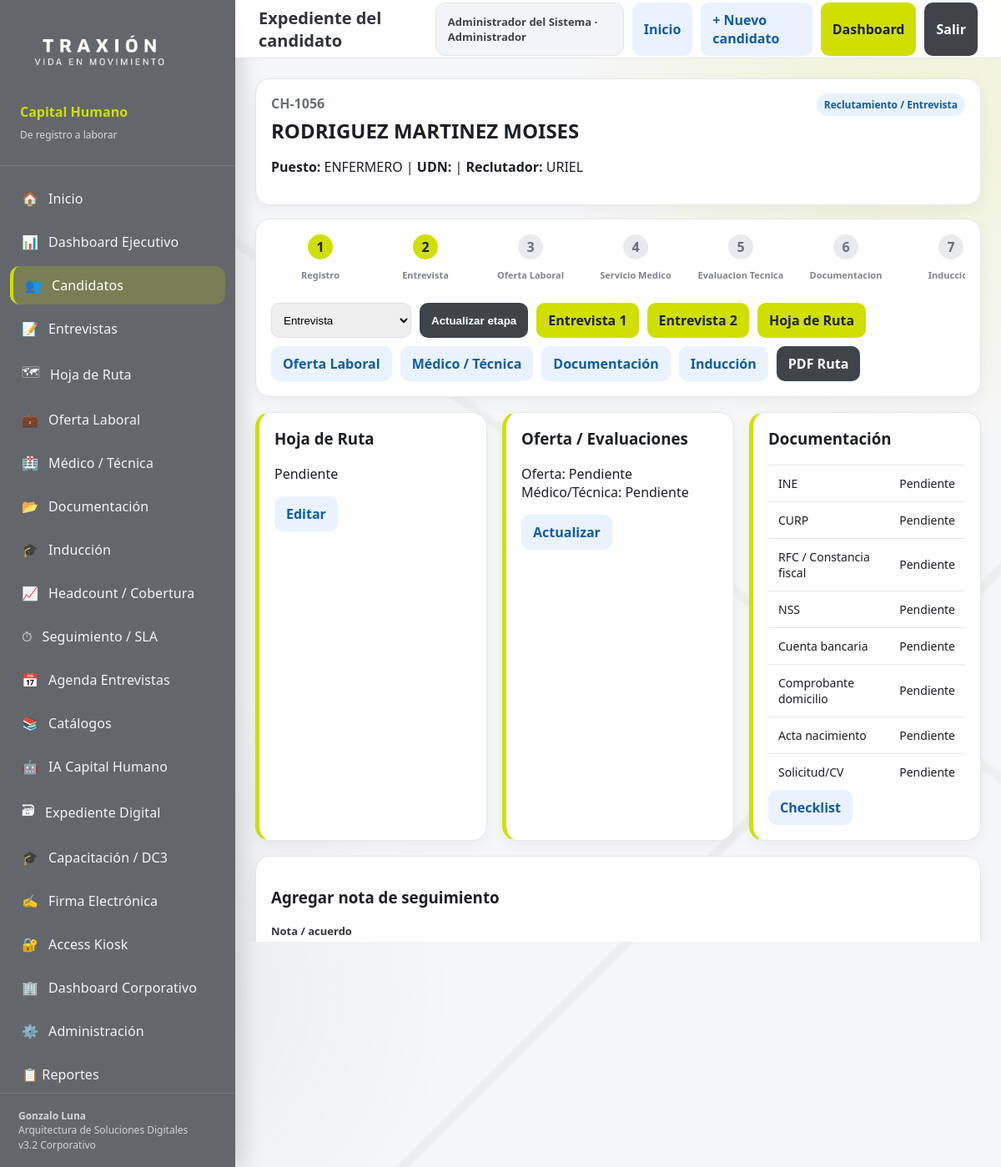
Screenshot of /candidatos/56 (signed in) with the database file from the repository.
### tables this page shows
CREATE TABLE candidatos(
            id INTEGER PRIMARY KEY AUTOINCREMENT,
            folio TEXT UNIQUE,
            nombre TEXT NOT NULL,
            telefono TEXT,
            email TEXT,
            region TEXT,
            localidad TEXT,
            udn TEXT,
            puesto TEXT,
            reclutador TEXT,
            etapa TEXT DEFAULT 'Registro',
            estatus_macro TEXT DEFAULT 'Reclutamiento',
            fecha_entrevista TEXT,
            fecha_registro TEXT,
            fecha_actualizacion TEXT,
            motivo_rechazo TEXT,
            comentarios TEXT
        );

CREATE TABLE documentacion(
            id INTEGER PRIMARY KEY AUTOINCREMENT,
            candidato_id INTEGER,
            documento TEXT, estado TEXT DEFAULT 'Pendiente', archivo TEXT, updated_at TEXT
        );

### app.py (the view, shortened to what this page needs)
@app.route("/candidatos/<int:candidato_id>", methods=["GET", "POST"])
def candidato_detalle(candidato_id):
    cand = query("SELECT * FROM candidatos WHERE id=?", (candidato_id,), one=True)
    if not cand: flash("Candidato no encontrado.", "error"); return redirect(url_for("candidatos"))
    docs = query("SELECT * FROM documentacion WHERE candidato_id=? ORDER BY id", (candidato_id,))
    ruta = query("SELECT * FROM hoja_ruta WHERE candidato_id=?", (candidato_id,), one=True)
    evals = query("SELECT * FROM evaluaciones WHERE candidato_id=?", (candidato_id,), one=True)
    oferta = query("SELECT * FROM oferta_laboral WHERE candidato_id=?", (candidato_id,), one=True)
    actividad = query("SELECT * FROM actividad WHERE candidato_id=? ORDER BY id DESC LIMIT 10", (candidato_id,))
    return render_template("candidato_detalle.html", c=cand, etapas=ETAPAS, docs=docs, ruta=ruta, evals=evals, oferta=oferta, actividad=actividad)

### app.py (called while the page is built)
def get_conn():
    conn = sqlite3.connect(DB_PATH)
    conn.row_factory = sqlite3.Row
    return conn

def query(sql, params=(), one=False):
    with get_conn() as conn:
        cur = conn.cursor(); cur.execute(sql, params); rows = cur.fetchall()
        return (rows[0] if rows else None) if one else rows

def is_logged_in():
    return bool(session.get("user_id"))

def current_user():
    if not session.get("user_id"):
        return None
    return {
        "id": session.get("user_id"),
        "nombre": session.get("nombre", ""),
        "usuario": session.get("usuario", ""),
        "rol": session.get("rol", "Consulta"),
        "udn_permitidas": session.get("udn_permitidas", "TODAS"),
    }

@app.context_processor
def inject_user():
    return {"current_user": current_user()}

@app.before_request
def require_login_global():
    endpoint = request.endpoint or ""
    if endpoint in PUBLIC_ENDPOINTS or endpoint.startswith("static"):
        return None
    if not is_logged_in():
        return redirect(url_for("login", next=request.path))
    return None

### templates/candidato_detalle.html (shortened to what this page needs)
{% extends 'base.html' %}
{% set active='candidatos' %}
{% set page_title='Expediente del candidato' %}
{% block content %}
<div class="card candidate-head">
  <div>
    <div style="color:#68707b;font-weight:700">{{ c.folio }}</div>
    <h2 style="margin:5px 0;font-weight:600">{{ c.nombre }}</h2>
    <p><b>Puesto:</b> {{ c.puesto }} | <b>UDN:</b> {{ c.udn }} | <b>Reclutador:</b> {{ c.reclutador }}</p>
  </div>
  <div><span class="tag {{ c.estatus_macro|lower }}">{{ c.estatus_macro }} / {{ c.etapa }}</span></div>
</div>
<div class="card" style="margin-top:16px">
  <div class="timeline">
    {% for e in etapas %}<div class="timeline-step {{ 'done' if etapas.index(e) <= etapas.index(c.etapa) else '' }}"><span>{{ loop.index }}</span><small>{{ e }}</small></div>{% endfor %}
  </div>
  <form method="post" style="display:flex;gap:10px;margin-top:18px;flex-wrap:wrap"><select name="etapa" style="padding:10px;border-radius:10px;border:1px solid #d9dee7">{% for e in etapas %}<option {% if e==c.etapa %}selected{% endif %}>{{ e }}</option>{% endfor %}</select><button class="btn dark">Actualizar etapa</button><a class="btn primary" href="{{ url_for('entrevista', candidato_id=c.id) }}">Entrevista 1</a><a class="btn primary" href="{{ url_for('entrevista', candidato_id=c.id, tipo='Entrevista 2') }}">Entrevista 2</a><a class="btn primary" href="{{ url_for('hoja_ruta', candidato_id=c.id) }}">Hoja de Ruta</a><a class="btn blue" href="{{ url_for('oferta_laboral', candidato_id=c.id) }}">Oferta Laboral</a><a class="btn blue" href="{{ url_for('evaluacion', candidato_id=c.id) }}">Médico / Técnica</a><a class="btn blue" href="{{ url_for('documentacion', candidato_id=c.id) }}">Documentación</a><a class="btn blue" href="{{ url_for('induccion', candidato_id=c.id) }}">Inducción</a><a class="btn dark" href="{{ url_for('hoja_ruta_pdf', candidato_id=c.id) }}">PDF Ruta</a></form>
</div>
<div class="grid grid-3" style="margin-top:18px">
  <div class="card stage"><h3>Hoja de Ruta</h3><p>{{ 'Capturada' if ruta else 'Pendiente' }}</p><a class="btn blue" href="{{ url_for('hoja_ruta', candidato_id=c.id) }}">Editar</a></div>
  <div class="card stage"><h3>Oferta / Evaluaciones</h3><p>Oferta: {{ 'Capturada' if oferta else 'Pendiente' }}<br>Médico/Técnica: {{ 'Capturada' if evals else 'Pendiente' }}</p><a class="btn blue" href="{{ url_for('evaluacion', candidato_id=c.id) }}">Actualizar</a></div>
  <div class="card stage"><h3>Documentación</h3><table><tbody>{% for d in docs %}<tr><td>{{ d.documento }}</td><td>{{ d.estado }}</td></tr>{% endfor %}</tbody></table><a class="btn blue" href="{{ url_for('documentacion', candidato_id=c.id) }}">Checklist</a></div>
</div>
<div class="card" style="margin-top:18px">
  <h3 style="font-weight:600">Agregar nota de seguimiento</h3>
  <form method="post" action="{{ url_for('agregar_nota', candidato_id=c.id) }}" style="display:grid;grid-template-columns:1fr 180px 120px;gap:10px;align-items:end">
    <div class="field"><label>Nota / acuerdo</label><textarea name="nota" rows="2" placeholder="Ej. Se contactó al candidato, pendiente documento RFC..."></textarea></div>
    <div class="field"><label>Usuario</label><input name="usuario" value="RH"></div>
    <button class="btn primary">Guardar nota</button>
  </form>
</div>
<div class="card" style="margin-top:18px"><h3 style="font-weight:600"></h3><table><thead><tr><th></th><th></th><th></th><th></th></tr></thead></table></div>
{% endblock %}

### static/css/app.css (style rules this page uses)
:root { --lime:#D0DF00; --lime-2:#E3E935; --olive:#B5BD00; --gray-10:#63666A; --gray-7:#97999B; --gray-2:#D0D0CE; --ink:#1B1F24; --paper:#FFFFFF; --bg:#F6F7F8; --line:#E4E7EB; --red:#ED1C24; --amber:#FFB000; --green:#78BE20; }
* { box-sizing:border-box }
body { margin:0; font-family:"Segoe UI",Arial,sans-serif; background:var(--bg); color:var(--ink); font-weight:400; }
body:before { content:""; position:fixed;inset:0;pointer-events:none;z-index:-1; background: linear-gradient(135deg,transparent 0 72%,rgba(99,102,106,.06) 72.2% 72.6%,transparent 72.8%), linear-gradient(35deg,transparent 0 58%,rgba(151,153,155,.07) 58.1% 58.5%,transparent 58.8%), radial-gradient(circle at 90% 10%,rgba(208,223,0,.14),transparent 24%), radial-gradient(circle at 14% 85%,rgba(99,102,106,.08),transparent 25%); }
.btn { display:inline-flex;align-items:center;justify-content:center;gap:8px;border:0;background:#EEF1F4;color:#17202a;padding:10px 14px;border-radius:10px;font-weight:600;text-decoration:none;cursor:pointer }
.btn.primary { background:var(--lime);color:#1E2229 }
.btn.dark { background:#63666A;color:white }
.btn.blue { background:#EAF2FF;color:#0B5CAD }
.card { background:white;border:1px solid var(--line);border-radius:18px;padding:18px;box-shadow:0 6px 18px rgba(23,32,42,.05) }
.grid { display:grid;gap:18px }
.grid-3 { grid-template-columns:repeat(3,1fr) }
table { width:100%;border-collapse:collapse;background:white }
th { background:#F1F3F6;text-align:left;font-size:12px;text-transform:uppercase;color:#525B66;padding:12px;font-weight:600 }
td { border-top:1px solid var(--line);padding:12px;font-size:14px }
.tag { padding:5px 9px;border-radius:999px;font-size:12px;font-weight:600 }
.tag.reclutamiento { background:#E8F2FF;color:#0B5CAD }
.field label { display:block;font-weight:600;color:#343741;margin-bottom:6px;font-size:13px }
.field input,.field select,.field textarea { width:100%;border:1px solid #D9DEE7;border-radius:10px;padding:11px;background:white;font-family:inherit }
.stage { border-left:5px solid var(--lime) }
.candidate-head { display:flex;justify-content:space-between;gap:12px;align-items:flex-start }
.timeline { display:flex;gap:8px;overflow:auto;padding-bottom:6px }
.timeline-step { min-width:118px;text-align:center;color:#7C858F }
.timeline-step span { display:grid;place-items:center;width:30px;height:30px;border-radius:50%;margin:0 auto 6px;background:#E8EAED;color:#69717C;font-weight:700 }
.timeline-step.done span { background:var(--lime);color:#1D2228 }
.timeline-step small { font-size:11px;font-weight:600 }
.stage h3 { font-weight:600;margin-top:0 }
.btn.dark { background:#3f444b;color:#fff }

### rows the page displays
candidatos: folio "CH-1056", nombre "RODRIGUEZ MARTINEZ MOISES", puesto "ENFERMERO", reclutador "URIEL", estatus_macro "Reclutamiento", etapa "Entrevista"
documentacion: documento "INE", estado "Pendiente"
documentacion: documento "CURP", estado "Pendiente"
documentacion: documento "RFC / Constancia fiscal", estado "Pendiente"
documentacion: documento "NSS", estado "Pendiente"
documentacion: documento "Cuenta bancaria", estado "Pendiente"
documentacion: documento "Comprobante domicilio", estado "Pendiente"
documentacion: documento "Acta nacimiento", estado "Pendiente"
documentacion: documento "Solicitud/CV", estado "Pendiente"

### other values shown
{{ ico }} "🏠" "📊" "👥" "📝" "🗺" "💼" "🏥" "📂" "🎓" "📈" "⏱" "📅" "📚" "🤖" "🗃" "🎓" "✍️" "🔐" "🏢" "⚙️"
{{ txt }} "Inicio" "Dashboard Ejecutivo" "Candidatos" "Entrevistas" "Hoja de Ruta" "Oferta Laboral" "Médico / Técnica" "Documentación" "Inducción" "Headcount / Cobertura" "Seguimiento / SLA" "Agenda Entrevistas" "Catálogos" "IA Capital Humano" "Expediente Digital" "Capacitación / DC3" "Firma Electrónica" "Access Kiosk" "Dashboard Corporativo" "Administración"
{{ page_title or 'Plataforma Integral de Capital Humano' }} "Expediente del candidato"
{{ current_user.nombre }} "Administrador del Sistema"
{{ current_user.rol }} "Administrador"
{{ e }} "Registro" "Entrevista" "Oferta Laboral" "Servicio Medico" "Evaluacion Tecnica" "Documentacion"
{{ 'Capturada' if ruta else 'Pendiente' }} "Pendiente"
{{ 'Capturada' if oferta else 'Pendiente' }} "Pendiente"
{{ 'Capturada' if evals else 'Pendiente' }} "Pendiente"
